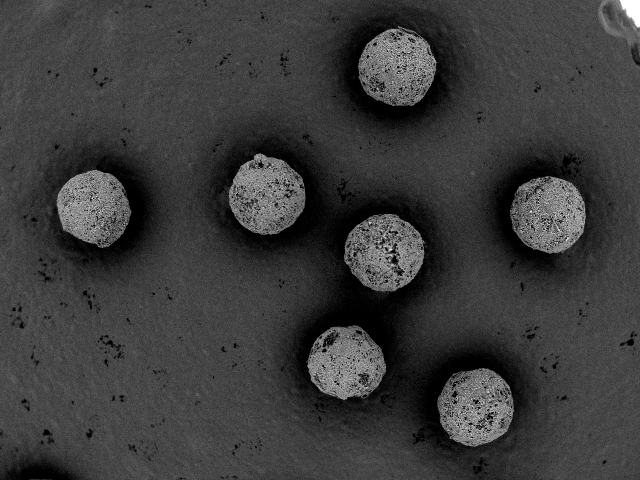
#> input picture scanning_electron_microscopy_images/Sample 1 (Y20N anneal F2 10%)/Adjusted contrast and brightness/Y20N anneal F2 10% coat_adjsuted_9.tif, 1280 x 960 px (shown at 1/2 size)
$ python -i utils.py   (imports and definitions only)   (older library calls are emulated)
#> lines starting #> are read from the running program, lines starting #| are printed output that depends on the picture; after the words box and inside, x2 and y2 are one past the last pixel; in counts of white or black regions, pixels touching at a corner belong together
#> further down, picture is the input picture: shape (960, 1280, 3); min 0, max 255, mean 59.4
## SEM analysis utils
import matplotlib.pyplot as plt
import matplotlib.patches as mpatches
import numpy as np
from scipy import ndimage as ndi
import pandas as pd
import cv2
import glob
import os
import time

from skimage.io import imread
from skimage.filters import sobel, threshold_otsu, threshold_multiotsu
from skimage.segmentation import watershed
from skimage.measure import label, regionprops, regionprops_table
from skimage.color import label2rgb, rgb2gray
from skimage.feature import peak_local_max


# Optical image analysis functions
# Core segmentation founction (uses blue channel)
# [99 lines left out: functions segment_from_image, segment_from_file, analyse_optical_images, not called in this run]

# SEM image analysis functions

# step 1: load images given folder containing *tif files
def load_image_object(image_dir):
    image_paths = sorted(glob.glob(image_dir + '/*.tif'))
    return [cv2.imread(image_path,cv2.IMREAD_GRAYSCALE) for image_path in image_paths]

# step 2:
def get_gradient(img):
    # find gradient
    ksize = 3 #if args["scharr"] > 0 else 3
    gX = cv2.Sobel(img, ddepth=cv2.CV_32F, dx=1, dy=0, ksize=ksize)
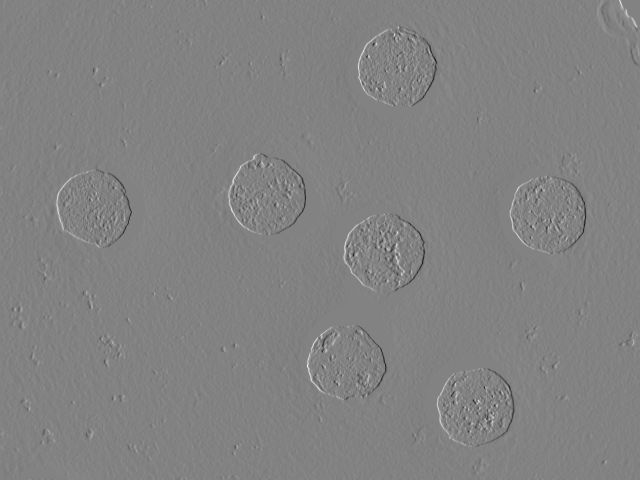
#> gX: shape (960, 1280, 3) float32 (shown at 1/2 size); min -510, max 489, mean 0.1; drawn with min black and max white
    gY = cv2.Sobel(img, ddepth=cv2.CV_32F, dx=0, dy=1, ksize=ksize)
    # the gradient magnitude images are now of the floating point data
    # type, so we need to take care to convert them back a to unsigned
    # 8-bit integer representation so other OpenCV functions can operate
    # on them and visualize them
    gX = cv2.convertScaleAbs(gX)
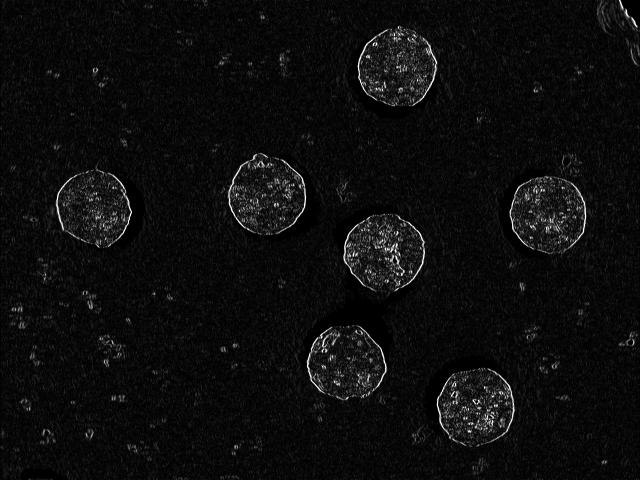
#> gX: shape (960, 1280, 3) (shown at 1/2 size); min 0, max 255, mean 13.1
    gY = cv2.convertScaleAbs(gY)
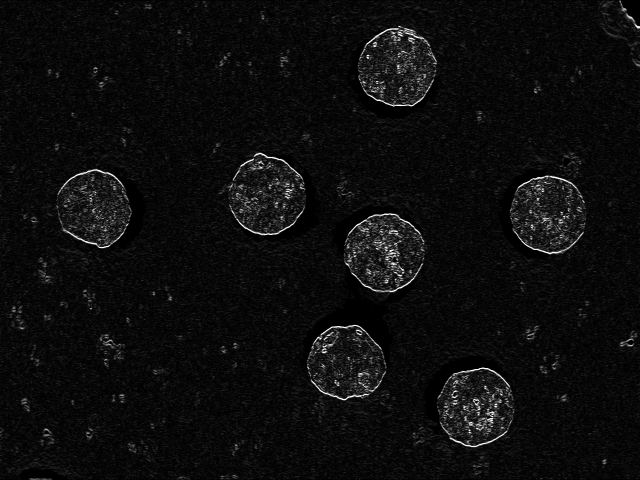
#> gY: shape (960, 1280, 3) (shown at 1/2 size); min 0, max 255, mean 13
    # combine the gradient representations into a single image
    combined = cv2.addWeighted(gX, 0.5, gY, 0.5, 0)

    return combined


def get_contours(gradient):
    markers = np.zeros_like(gradient)
    markers[gradient >= threshold_otsu(gradient)] = 1
    markers[gradient < threshold_otsu(gradient)] = 2
    markers = watershed(gradient, markers)
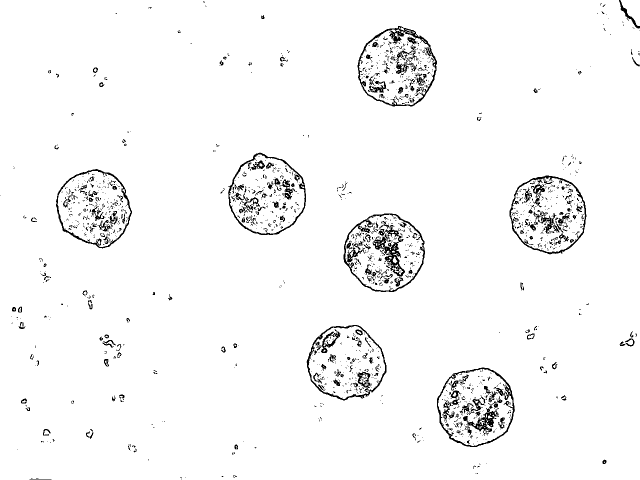
#> markers: shape (960, 1280, 3) (shown at 1/2 size); values 1 (black) and 2 (white), 96.8% white; black in thin lines or dots

    markers = 2-markers
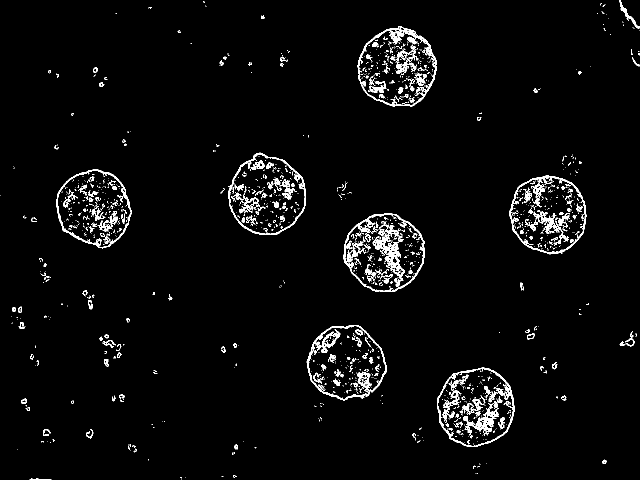
#> markers: shape (960, 1280, 3) (shown at 1/2 size); values 0 (black) and 1 (white), 3.2% white in thin lines or dots

    # denoise
    kernel = cv2.getStructuringElement(cv2.MORPH_ELLIPSE,(1,1))
    dilated = cv2.dilate(markers.astype(np.uint8), kernel)

#> (the run stopped early here; a loop or call above may not have finished)

$ run again, on scanning_electron_microscopy_images/Sample 1 (Y20N anneal F2 10%)/Adjusted contrast and brightness/Y20N anneal F2 10% coat_adjusted_1.tif
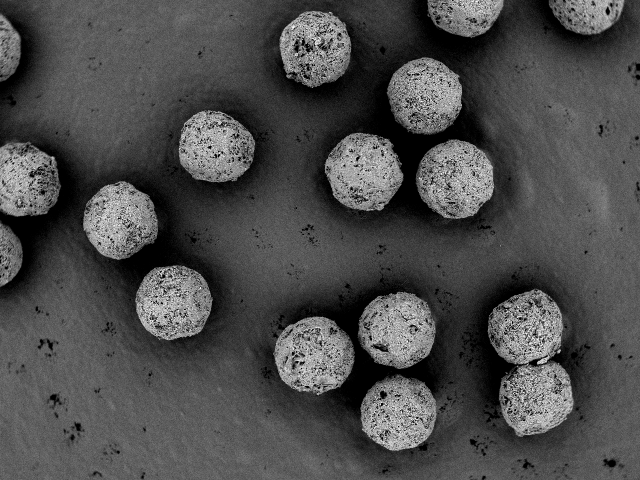
#> input picture scanning_electron_microscopy_images/Sample 1 (Y20N anneal F2 10%)/Adjusted contrast and brightness/Y20N anneal F2 10% coat_adjusted_1.tif, 1280 x 960 px (shown at 1/2 size)
#> picture is the input picture: shape (960, 1280, 3); min 0, max 255, mean 76.1
#> in get_contours, `markers = watershed(gradient, markers)`:
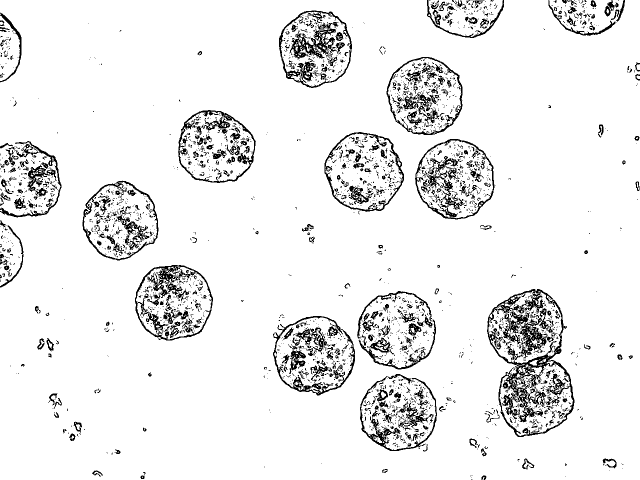
#> markers: shape (960, 1280, 3) (shown at 1/2 size); values 1 (black) and 2 (white), 92.4% white; black in thin lines or dots
#> in get_contours, `markers = 2-markers`:
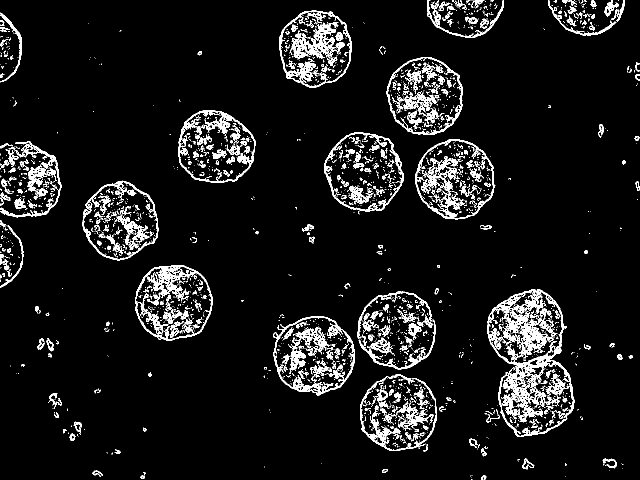
#> markers: shape (960, 1280, 3) (shown at 1/2 size); values 0 (black) and 1 (white), 7.6% white in thin lines or dots

$ run again, on scanning_electron_microscopy_images/Sample 1 (Y20N anneal F2 10%)/Adjusted contrast and brightness/Y20N anneal F2 10% coat_adjusted_2.tif
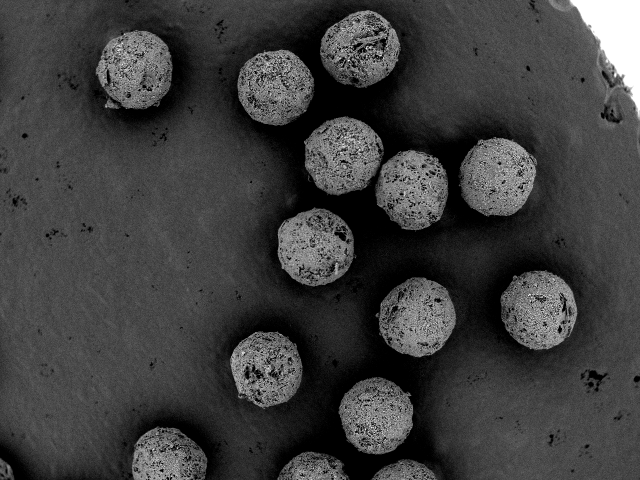
#> input picture scanning_electron_microscopy_images/Sample 1 (Y20N anneal F2 10%)/Adjusted contrast and brightness/Y20N anneal F2 10% coat_adjusted_2.tif, 1280 x 960 px (shown at 1/2 size)
#> picture is the input picture: shape (960, 1280, 3); min 0, max 255, mean 62
#> in get_contours, `markers = watershed(gradient, markers)`:
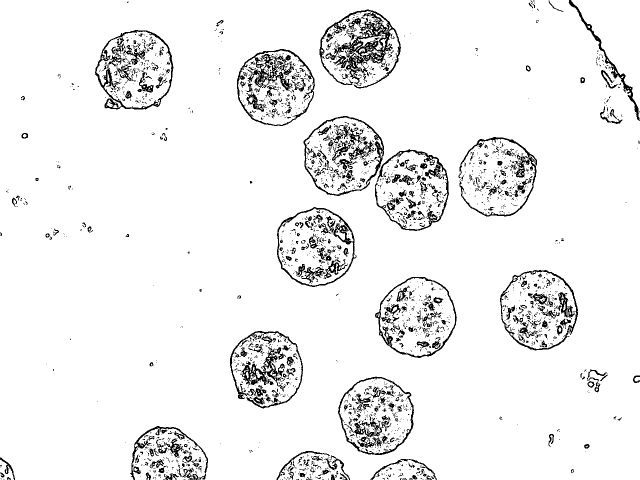
#> markers: shape (960, 1280, 3) (shown at 1/2 size); values 1 (black) and 2 (white), 93.8% white; black in thin lines or dots
#> in get_contours, `markers = 2-markers`:
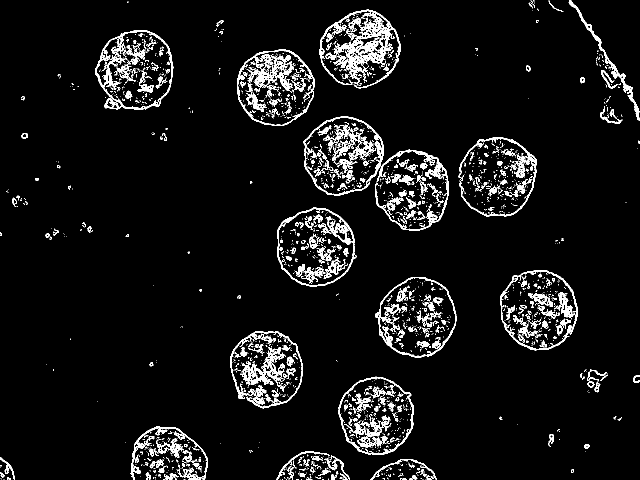
#> markers: shape (960, 1280, 3) (shown at 1/2 size); values 0 (black) and 1 (white), 6.2% white in thin lines or dots

$ run again, on scanning_electron_microscopy_images/Sample 1 (Y20N anneal F2 10%)/Adjusted contrast and brightness/Y20N anneal F2 10% coat_adjusted_3.tif
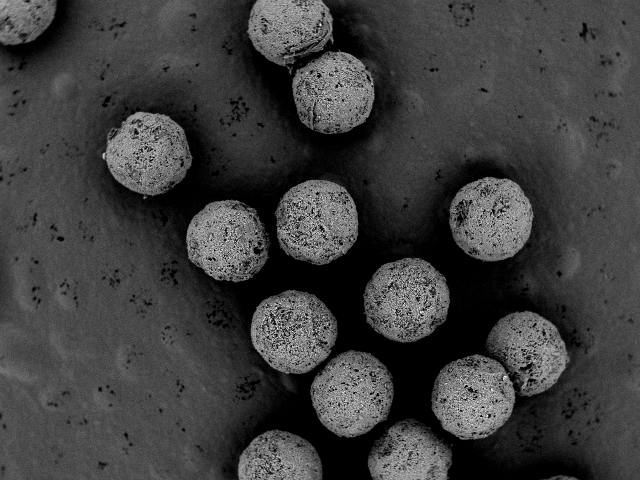
#> input picture scanning_electron_microscopy_images/Sample 1 (Y20N anneal F2 10%)/Adjusted contrast and brightness/Y20N anneal F2 10% coat_adjusted_3.tif, 1280 x 960 px (shown at 1/2 size)
#> picture is the input picture: shape (960, 1280, 3); min 0, max 255, mean 62.4
#> in get_contours, `markers = watershed(gradient, markers)`:
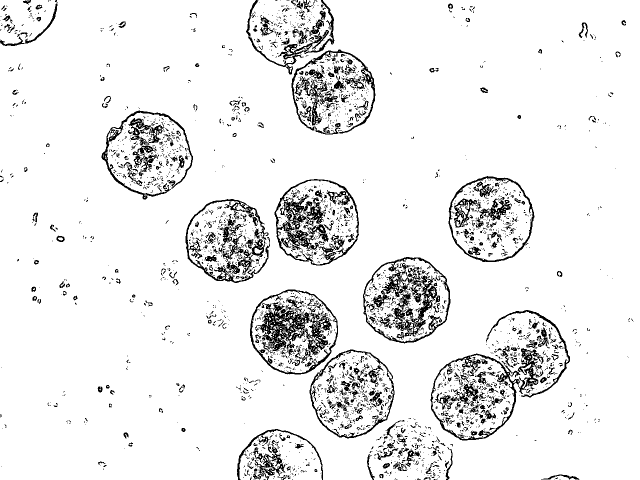
#> markers: shape (960, 1280, 3) (shown at 1/2 size); values 1 (black) and 2 (white), 92.1% white; 3313 black regions (2867 under 20 px), largest, box (x1, y1, x2, y2) and area: (726, 514, 901, 687) 8005, (549, 358, 718, 531) 7417, (516, 597, 664, 715) 6754
#> in get_contours, `markers = 2-markers`:
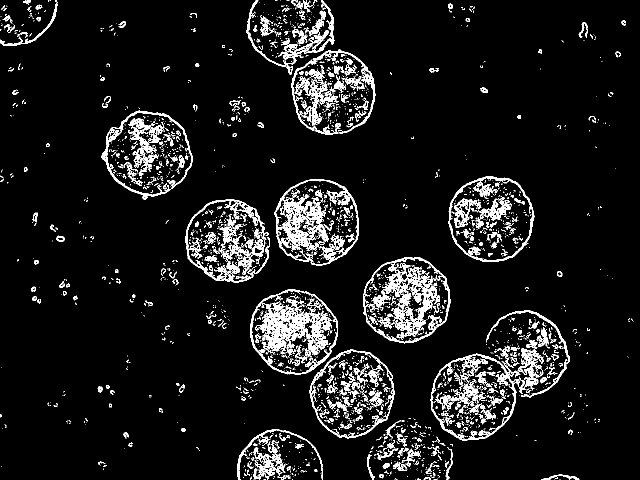
#> markers: shape (960, 1280, 3) (shown at 1/2 size); values 0 (black) and 1 (white), 7.9% white; 3313 white regions (2867 under 20 px), largest, box (x1, y1, x2, y2) and area: (726, 514, 901, 687) 8005, (549, 358, 718, 531) 7417, (516, 597, 664, 715) 6754
